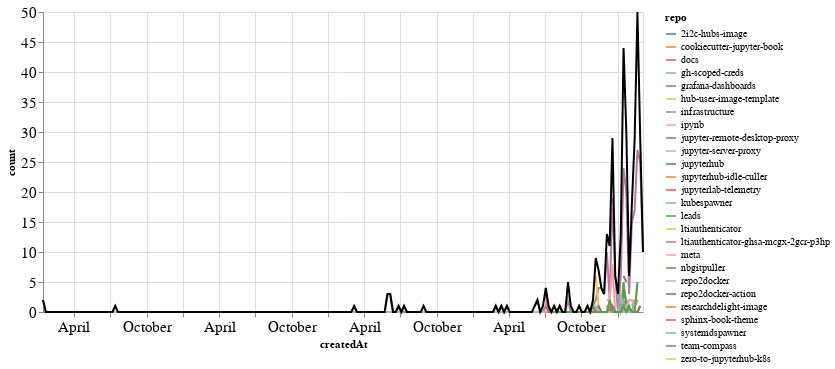

Here is the notebook cell this chart was saved with:
### Markdown cell above
### Comments

### Code cell
comments_time = comments.groupby('repo').resample('W', on='createdAt').count()['author'].reset_index()
comments_time = comments_time.rename(columns={'author': 'count'})
comments_time_total = comments_time.groupby('createdAt').agg({"count": "sum"}).reset_index()
ch1 = alt.Chart(comments_time, width=600).mark_line().encode(
    x='createdAt',
    y='count',
    color='repo',
    tooltip="repo"
)

ch2 = alt.Chart(comments_time_total, width=600).mark_line(color="black").encode(
    x='createdAt',
    y='count',
)

ch1 + ch2

### Figure 1 — Vega-Lite specification as saved in the notebook (floating-point values rounded to 4 significant figures; data arrays with more than 128 entries replaced by an {"elided": "..."} marker saying what was removed)
{"config": {"axisLeft": {"labelFontSize": 15}, "axisBottom": {"labelFontSize": 15}}, "layer": [{"data": {"name": "data-861f86656c79eb275934e05c3ffe2dfa"}, "mark": "line", "encoding": {"color": {"field": "repo", "type": "nominal"}, "tooltip": {"field": "repo", "type": "nominal"}, "x": {"field": "createdAt", "type": "temporal"}, "y": {"field": "count", "type": "quantitative"}}, "width": 600}, {"data": {"name": "data-32d58d99b16f742dff3a92795ac8dc99"}, "mark": {"type": "line", "color": "black"}, "encoding": {"x": {"field": "createdAt", "type": "temporal"}, "y": {"field": "count", "type": "quantitative"}}, "width": 600}], "$schema": "https://vega.github.io/schema/vega-lite/v4.17.0.json", "datasets": {"data-861f86656c79eb275934e05c3ffe2dfa": {"elided": "566 records"}, "data-32d58d99b16f742dff3a92795ac8dc99": {"elided": "217 records"}}}
